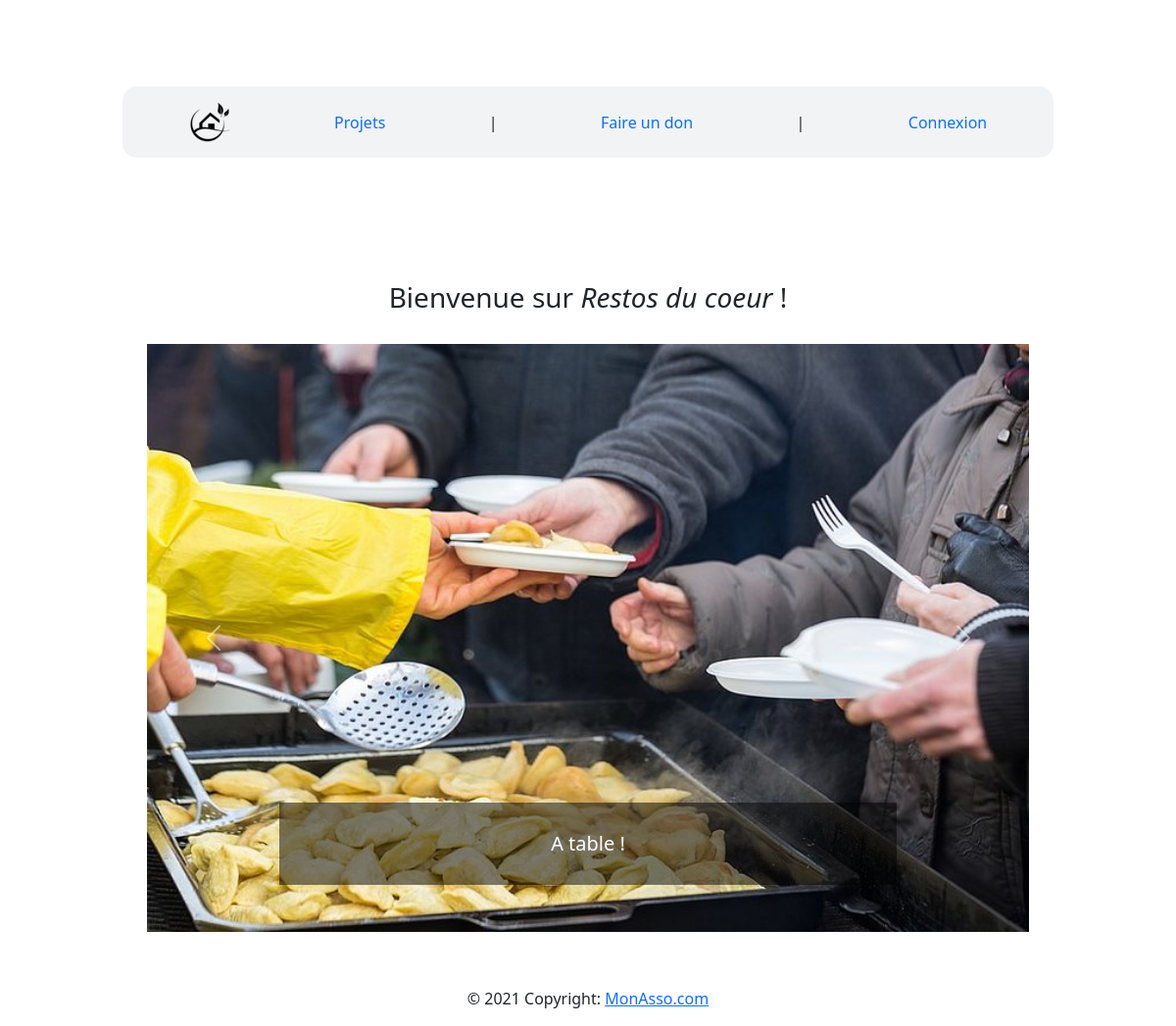
The page / on the database its author committed.
### tables this page shows
CREATE TABLE Association(
        id                Int  Auto_increment  NOT NULL ,
        libelle           Varchar (30) NOT NULL ,
        email              Varchar (50) NOT NULL ,
        nbprojets         Int NOT NULL ,
        budgetProjetsTot  Float NOT NULL ,
        sommeCollecteeTot Float NOT NULL,
        photo_profil      Varchar (100) NOT NULL
	,CONSTRAINT Association_PK PRIMARY KEY (id)
);

CREATE TABLE Image(
        id        Int  Auto_increment  NOT NULL ,
        adresse   Varchar (1000) NOT NULL ,
        titre     Varchar (100) NOT NULL ,
        alt     Varchar (100) NOT NULL ,
        id_Projet Int NOT NULL
	,CONSTRAINT Image_PK PRIMARY KEY (id)

	,CONSTRAINT Image_Projet_FK FOREIGN KEY (id_Projet) REFERENCES Projet(id)
);

### modele/modele.class.php (called while the page is built, shortened)
<?php
	class Modele {
		private $unPdo , $uneTable;
		public function   __construct ($serveur, $bdd, $user, $mdp)
		{
			$this->unPdo =null;
			try {
				$this->unPdo = new PDO ("mysql:host=".$serveur.";dbname=".$bdd, $user, $mdp);
			}
			catch (PDOException $exp){
				echo "Erreur de connexion au serveur : ".$serveur."/".$bdd ;
			}
			$this->unPdo->setAttribute( PDO::ATTR_ERRMODE, PDO::ERRMODE_WARNING );
		}
		public function setTable ($uneTable)
		{
			$this->uneTable = $uneTable;
		}
		public function selectAll ($tab) {
			if ($this->unPdo != null){
				$chaine = implode(", ", $tab);
				$requete = "select ".$chaine." from " .$this->uneTable. " ; ";
				$select = $this->unPdo->prepare ($requete);
				$select->execute ();
				return $select->fetchAll();
			} else {
				return null;
			}
		}
		public function selectWhere ($tab)
		{
			if ($this->unPdo != null){
				$listeChamps = array();
				$donnees =array();
				foreach ($tab as $cle => $valeur) {
					$listeChamps[] = $cle." = ".":".$cle ;
					$donnees[":".$cle] = $valeur;
				}
				$chaineChamps = implode(" and ", $listeChamps);
				$requete = "select * from   ".$this->uneTable. " where ".$chaineChamps.";" ;
				$select = $this->unPdo->prepare ($requete);
				$select->execute ($donnees);
				return $select->fetch();
			}
			else
			{
				return null;
			}
		}
	}
?>

### controleur/controleur.class.php (called while the page is built, shortened)
<?php
	require_once ("modele/modele.class.php");
	class Controleur {
		private $unModele ;
		public function   __construct ($serveur, $bdd, $user, $mdp){
			$this->unModele = new Modele ($serveur, $bdd, $user, $mdp);
		}
		public function setTable ($uneTable)
		{
			$this->unModele->setTable($uneTable);
		}
		public function selectAll ($tab)
		{
			$lesResultats = $this->unModele->selectAll($tab);
			return $lesResultats;
		}
		public function selectWhere ($tab)
		{
			return $this->unModele->selectWhere($tab);
		}
	}
?>

### slider.php (called while the page is built, shortened)
<?php
	$unControleur->setTable ("image");
	$tab=array("*");
	$lesImages = $unControleur->selectAll ($tab);
	require_once("vue/vue_slider.php");
?>

### vue/vue_slider.php (the view, shortened to what this page needs)
<link rel="stylesheet" href="vue/style/slider.css"/>
<div id="carouselExampleFade" class="carousel slide carousel-fade w-75" data-bs-ride="carousel">
  <div class="carousel-inner">
    <?php
    $i = 0;
    foreach ($lesImages as $lImage) {
      $actives = '';
      if($i == 0){
        $actives ='active';
    }
      ?>
    <div class="carousel-item <?= $actives; ?>">
      <?php echo "<img class='d-block w-100' src=".$lImage['adresse'].">"; ?>
        <div class="carousel-caption d-none d-md-block">
          <h5 id="titre_Img"><?php echo $lImage['alt'];  ?></h5>
        </div>
    </div>
   <?php
    $i++;
    } ?>
  </div>
  <button class="carousel-control-prev" type="button" data-bs-target="#carouselExampleFade"  data-bs-slide="prev">
    <span class="carousel-control-prev-icon" aria-hidden="true"></span>
  </button>
  <button class="carousel-control-next" type="button" data-bs-target="#carouselExampleFade"  data-bs-slide="next">
    <span class="carousel-control-next-icon" aria-hidden="true"></span>
  </button>
</div>

### accueil.php
<?php
    $unControleur->setTable ("association");
    $where=array("id"=>1);
    $uneAsso = $unControleur->selectWhere($where);
    echo "
    <h3 style='margin:30px 0px;'><center>Bienvenue sur <em>".$uneAsso['libelle']."</em> !</center></h3>
    ";
    include('slider.php');
?>

### vue/style/slider.css (style rules this page uses)
#titre_Img { width:auto; padding:30px; background-color : rgba(0,0,0,0.5); color:white; }

### rows shown on the page
association: libelle "Restos du coeur"
image: adresse (picture), alt "A table !"
